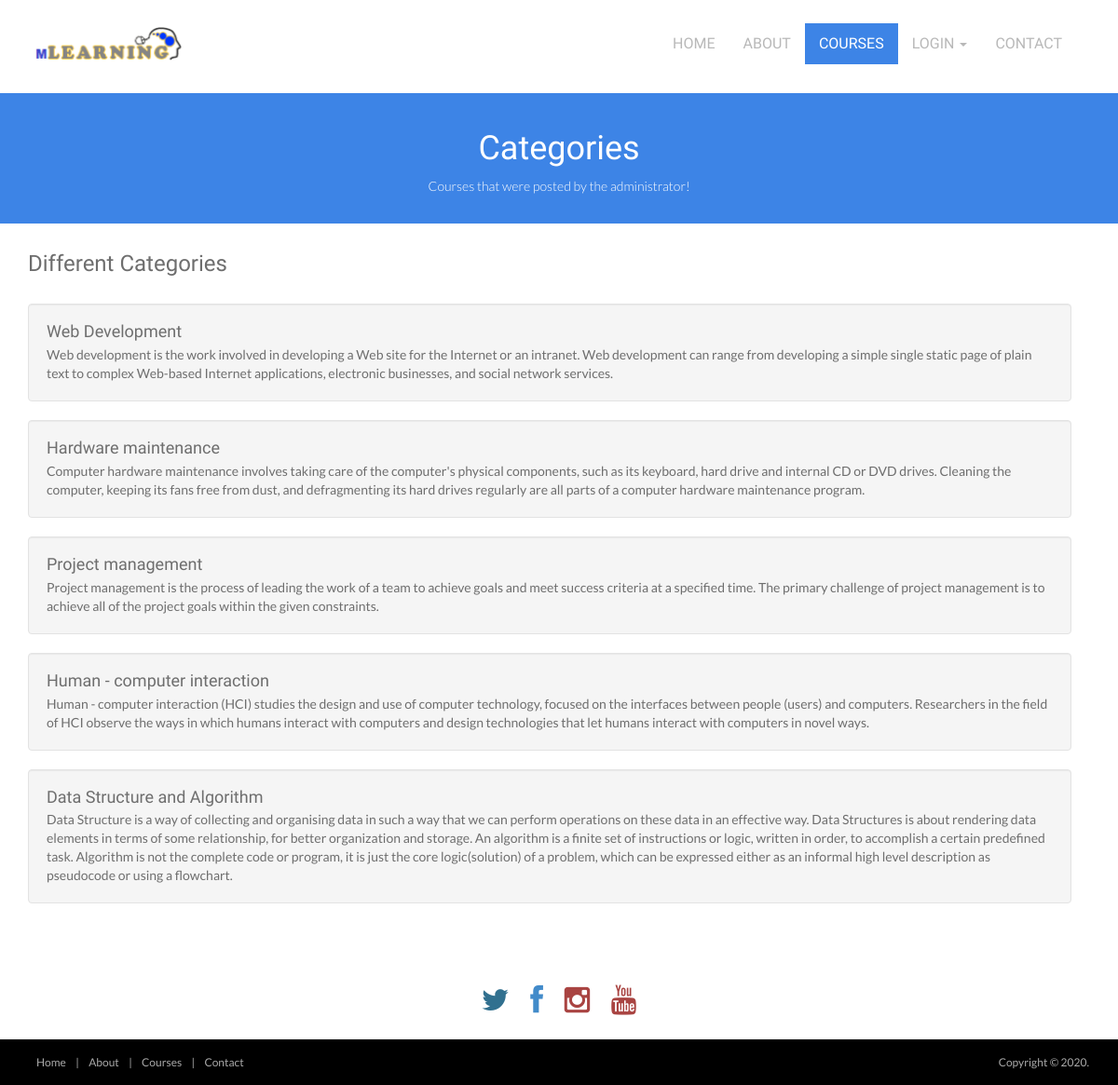
Page /pages/courses.php on the committed database.
### tables this page shows
CREATE TABLE IF NOT EXISTS `tbl_category` (
  `cat_Id` int(11) NOT NULL auto_increment,
  `name` varchar(255) default NULL,
  `description` text,
  `image` varchar(255) default NULL,
  PRIMARY KEY  (`cat_Id`)
);

### pages/courses.php (the view, shortened to what this page needs)
<!DOCTYPE html>
<html lang="en">
<head>
	<link rel="stylesheet" href="../css/bootstrap.min.css">
	<link rel="stylesheet" href="../css/font-awesome.min.css">
	<link rel="stylesheet" href="../css/bootstrap-theme.css" media="screen">
	<link rel="stylesheet" href="../css/style.css">
	<link rel='stylesheet' id='camera-css' href='../css/camera.css' type='text/css' media='all'>
</head>
<body>
	<div class="navbar navbar-inverse">
		<div class="container">
			<div class="navbar-header">
				<a class="navbar-brand" href="index.php">
					<img src="../images/logo.png" alt="Techro HTML5 template"></a>
			</div>
			<div class="navbar-collapse collapse">
				<ul class="nav navbar-nav pull-right mainNav">
					<li><a href="../index.php">Home</a></li>
					<li><a href="about.php">About</a></li>
					<li class="active"><a href="courses.php">Courses</a></li>
					<li class="dropdown">
						<a href="#" class="dropdown-toggle" data-toggle="dropdown">Login <b class="caret"></b></a>
					</li>
					<li><a href="contact.php">Contact</a></li>
				</ul>
			</div>
		</div>
	</div>
	<header id="head" class="secondary">
		<div class="container">
			<h1>Categories</h1>
			<p>Courses that were posted by the administrator!</p>
		</div>
	</header>
	<div id="courses">
		<section class="container">
			<h3>Different Categories</h3>
			<div class="row">
				<div class="col-xs-12">
					<div class="featured-box">
						<?php
                                        include "../functions/connect.php";
                                        $sql = "SELECT * FROM `tbl_category` ";
                                        $run = mysqli_query($con, $sql) or die(mysqli_error($con));
                                        while($row=mysqli_fetch_array($run)){
                                            $name = $row['name'];
                                            $description = $row['description'];
                                            ?>
						<div class="well">
							<div class="">
								<h3><?php echo $name;?></h3>
							</div>
							<div class="">
								<?php echo $description;?>
							</div>
						</div>
						<?php }?>
					</div>
				</div>
			</div>
		</section>
	</div>
	<div class="social text-center">
		<a href="#"><i class="fa fa-twitter text-info"></i></a>
		<a href="#"><i class="fa fa-facebook text-primary"></i></a>
		<a href="#"><i class="fa fa-instagram text-danger"></i></a>
		<a href="#"><i class="fa fa-youtube text-danger"></i></a>
	</div>
	<div class="footer2">
		<div class="container">
			<div class="row">
				<div class="col-md-6 panel">
					<div class="panel-body">
						<p class="simplenav">
							<a href="../index.php">Home</a> |
							<a href="about.php">About</a> |
							<a href="courses.php">Courses</a> |
							<a href="contact.php">Contact</a>
						</p>
					</div>
				</div>
				<div class="col-md-6 panel">
					<div class="panel-body">
						<p class="text-right">
							Copyright &copy; 2020.
						</p>
					</div>
				</div>
			</div>
		</div>
	</div>
</body>
</html>

### css/style.css (style rules this page uses)
body { font-family: "Lato", sans-serif; font-weight: normal; color: #6e6e6e; }
h1, h2, h3, h4, h5, h6 { font-weight: normal; font-family: "Oswald", sans-serif; }
h1, .h1, h2, .h2, h3, .h3 { margin-top: 30px; }
a { color: #3d84e6; }
.navbar-nav > li > a { padding-top: 12px; padding-bottom: 12px; font-family: "Oswald", sans-serif; font-weight: 400 !important; }
.navbar-inverse .navbar-brand img { width: 171px; }
#head { background-size: cover; height: 600px; text-align: center; color: white; font-weight: 300; position: relative; background-position-x: center; }
#head.secondary { height: 100px; min-height: 100px; padding-top: 0px; }
.panel { margin-bottom: 0px; background-color: transparent; border: 1px solid transparent; border-radius: 0px; -webkit-box-shadow: none; box-shadow: none; }
.panel-body { padding: 0px; }
ul, .list.custom-list ul { margin: 0 0 11px; list-style-type: none; padding-left: 10px; }
.navbar-inverse { background: #fff; margin: 0 auto; }
.navbar-inverse { border: none; }
.navbar-inverse .navbar-nav > li > a, .navbar-inverse .navbar-nav > .open ul > a { color: #b8b8b8; font-size: 16px; text-transform: uppercase; }
.navbar-inverse .navbar-nav > li > a:hover, .navbar-inverse .navbar-nav > li > a:focus, .navbar-inverse .navbar-nav > .open > a:hover, .navbar-inverse .navbar-nav > .open > a:focus, .navbar-inverse .navbar-nav > .active > a { background: #3d84e6; color: #fff !important; border-radius: 0px; }
.navbar-inverse .navbar-nav > li > a, .navbar-inverse .navbar-nav > .open ul > a { text-align: left; }
.navbar-inverse .navbar-nav > .active > a, .navbar-inverse .navbar-nav > .active > a:hover { color: #fff !important; border-radius: 0px; background: #3d84e6; }
img { max-width: 100%; }
.featured-box { padding: 20px; padding-left: 0px; margin-bottom: 20px; }
.featured-box h3 { font-size: 18px; margin: 0 0 5px 0; }
.social { margin: 20px 0; }
.social a { font-size: 32px; margin: 0 10px; color: #8c8c8c; }
.footer2 { background: #000; padding: 15px 0; color: #aaa; font-size: 12px; }
.footer2 a { color: #aaa; }
.footer2 p { margin: 0; }
#head.secondary { padding-top: 0px; background: #3d84e6; background-size: cover; text-align: center; padding: 10px 0; height: 140px; }
#head.secondary h1 { color: #fff; text-align: center; }
.footer2 a { padding: 4px 8px; }

### rows in the picture
tbl_category: name "Web Development", description "Web development is the work involved in developing a Web site for the Internet or an intranet. Web development can range from developing a simple single static page of plain text to complex Web-based Internet applications, electronic businesses, and social network services."
tbl_category: name "Hardware maintenance", description "Computer hardware maintenance involves taking care of the computer's physical components, such as its keyboard, hard drive and internal CD or DVD drives. Cleaning the computer, keeping its fans free from dust, and defragmenting its hard drives regularly are all parts of a computer hardware maintenance program."
tbl_category: name "Project management", description "Project management is the process of leading the work of a team to achieve goals and meet success criteria at a specified time. The primary challenge of project management is to achieve all of the project goals within the given constraints."
tbl_category: name "Human - computer interaction", description "Human - computer interaction (HCI) studies the design and use of computer technology, focused on the interfaces between people (users) and computers. Researchers in the field of HCI observe the ways in which humans interact with computers and design technologies that let humans interact with computers in novel ways."
tbl_category: name "Data Structure and Algorithm", description "Data Structure is a way of collecting and organising data in such a way that we can perform operations on these data in an effective way. Data Structures is about rendering data elements in terms of some relationship, for better organization and storage. An algorithm is a finite set of instructions or logic, written in order, to accomplish a certain predefined task. Algorithm is not the complete code or program, it is just the core logic(solution) of a problem, which can be expressed either as an informal high level description as pseudocode or using a flowchart."
